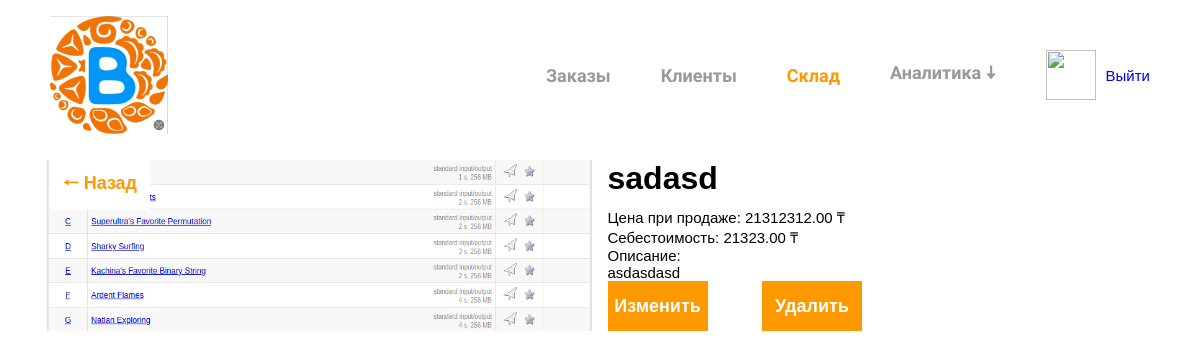
The page /storage/2/ (signed in) on the database its author committed.
### storage/models.py (models this page shows, shortened)
class Product(models.Model):
    name = models.CharField(max_length=50, verbose_name="Имя товара")
    amount = models.DecimalField(max_digits=10, decimal_places=2, verbose_name="Количество", default=0)
    sell_price = models.DecimalField(max_digits=10, decimal_places=2, verbose_name="Стоимость при продаже")
    cost_price = models.DecimalField(max_digits=10, decimal_places=2, verbose_name="Себестоимость")
    description = models.TextField(verbose_name="Описание")
    image = models.ImageField(upload_to="products/", verbose_name="Изображение")
    created_at = models.DateTimeField(auto_now_add=True)
    updated_at = models.DateTimeField(auto_now=True)
    available = models.BooleanField(default=True)

### storage/views.py (the view)
# urls.py: path('<int:pk>/', views.products_detail_view, name="products_detail"),
@login_required
def products_detail_view(request, pk):
    product = get_object_or_404(Product, pk=pk)
    if not product.available:
        raise Http404("Страница не найдена")
    return render(request, "storage/products_detail.html", {
        "section": "storage",
        "product": product
    })

### templates/storage/products_detail.html (shortened to what this page needs)
{% extends 'base.html' %}
{% load static %}
{% block link %}
	<link rel="stylesheet" href="{% static 'css/products_detail.css' %}">
{% endblock link %}
{% block body %}
	{% if "update" in request.META.HTTP_REFERER %}
		<button onclick="window.location='{% url 'products_list' %}'" class="back">🠐 Назад</button>
	{% else %}
		<button onclick="history.back()" class="back">🠐 Назад</button>
	{% endif %}
	<div class="center">
		<div class="detail">
			<img src="{{ product.image.url }}" alt="" class="detail-image">
			<div class="detail-text">
				<h1 class="detail-name">{{ product.name }}</h1>
				<p class="detail-sell-price">Цена при продаже: {{ product.sell_price }} ₸</p>
				<p class="detail-cost-price">Себестоимость: {{ product.cost_price }} ₸</p>
				<p class="detail-description">Описание: <br> {{ product.description|linebreaks }}</p>
				<button onclick="window.location='{% url 'products_update' product.id %}'" class="detail-button">Изменить</button>
				<button onclick="window.location='{% url 'products_delete' product.id %}'" class="detail-button">Удалить</button>
			</div>
		</div>
	</div>
{% endblock body %}

### static/css/base.css (style rules this page uses)
* { margin: 0; padding: 0; font-family: "Arial"; }
button { background-color: #ff9900; border: none; width: 100px; height: 50px; color: white; font-size: 18px; font-weight: bold; padding: 5px; }
h1 { margin-bottom: 10px; color: #ff9900; }
.center { width: 100%; display: flex; flex-direction: column; align-items: center; }
.back { position: absolute; left: 50px; top: 160px; color: #ff9900; background-color: white; }

### static/css/products_detail.css (style rules this page uses)
.detail { display: flex; }
.detail-image { width: 550px; margin-right: 15px; }
.detail-text { width: 550px; }
.detail-name { color: black; }
.detail-sell-price, .detail-cost-price, p { font-size: 15px; }
.detail-description, .detail-button { margin-right: 50px; }
h1, h2 { margin-right: 20px; }

### rows shown on the page
Product: image (picture), name "sadasd", sell_price "21312312.00", cost_price "21323.00", description "asdasdasd"
